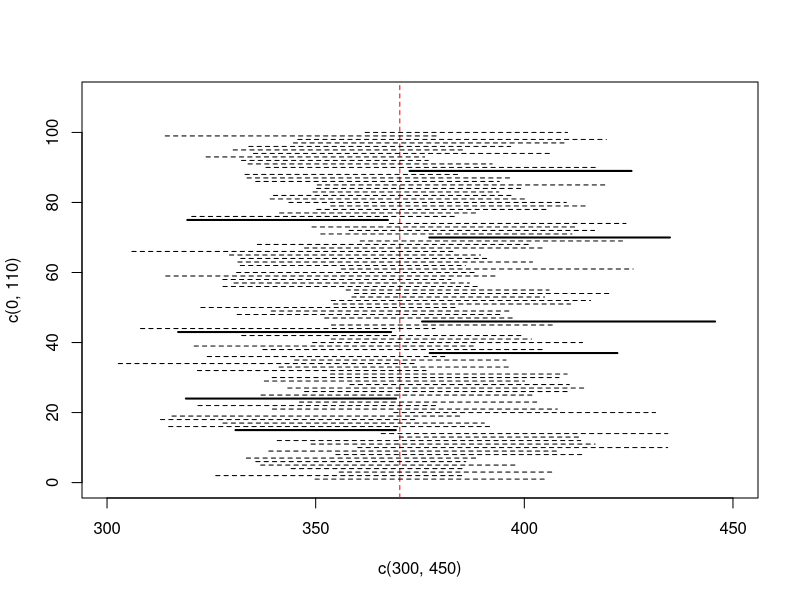

The R script that drew this image:
## Confidence_Interval.R
## Ref: https://rpubs.com/james_datacatcher/ch10

##### Presetting ######
rm(list = ls()) # Clean variable
memory.limit(150000)

c_mean <- 370.16    #樣本平均數
c_sd <- 75          #給定標準差
n <- 25             #樣本

plot(x=c(300,450),  #劃出一個空白兩個維度的框架，X座標為300~450
     y=c(0,110),    #訂出Y軸的座標為0~110
     type = "n")    #不畫任何點或線

abline(v = c_mean,  #劃出平均數位置的線
       lty = 2,     #選擇虛線
       col = "red") #選擇紅色

for(i in 1:100)
{
  x = rnorm(25 , c_mean , c_sd)          #隨機產生一組以(n,c_mean,c_sd)為參數

  width = qt(0.975 , n-1)*sd(x)/sqrt(n)  #計算95%信賴區間估計誤差的界線(bound on the error of estimation)

  ## Ref: https://www.r-china.net/forum.php?mod=viewthread&tid=20386&page=1
  ## R語言學生t分布qt()函數


  left = mean(x)-width                   #信賴區間下限(Lower confidence limit)
  right = mean(x)+width                  #信賴區間上限(Upper confidence limit)

  if (c_mean >= left && c_mean <= right) #抽樣結果落在區間內
  { lines(c(left,right),                 #X軸位置連接上下限
          c(i,i),                        #Y軸位置連接上下限
          lty = 2)                       #選擇虛線
  }
  else                                   #抽樣結果不落在區間內
  {
    lines(c(left,right),                 #X軸位置連接上下限
          c(i,i),                        #Y軸位置連接上下限
          lty = 1,                       #選擇實線
          lwd = 2)                       #選擇兩倍線寬
  }

}
